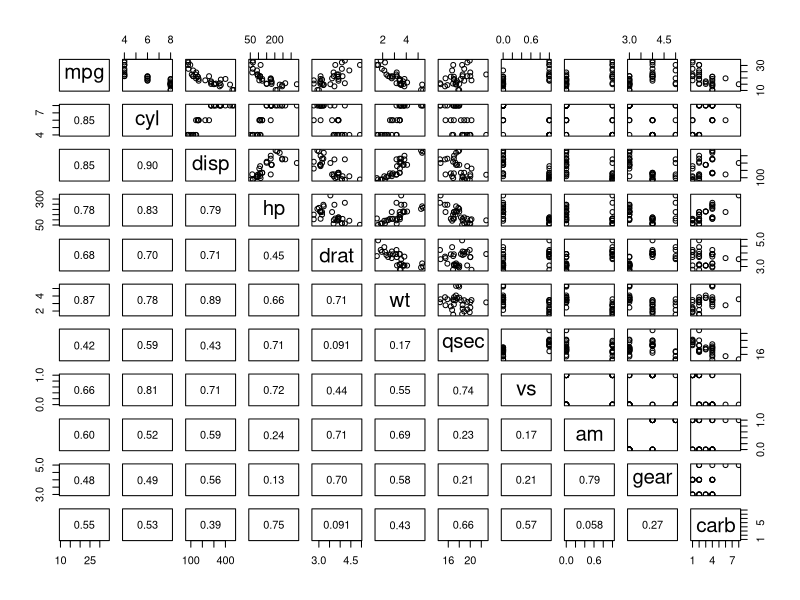
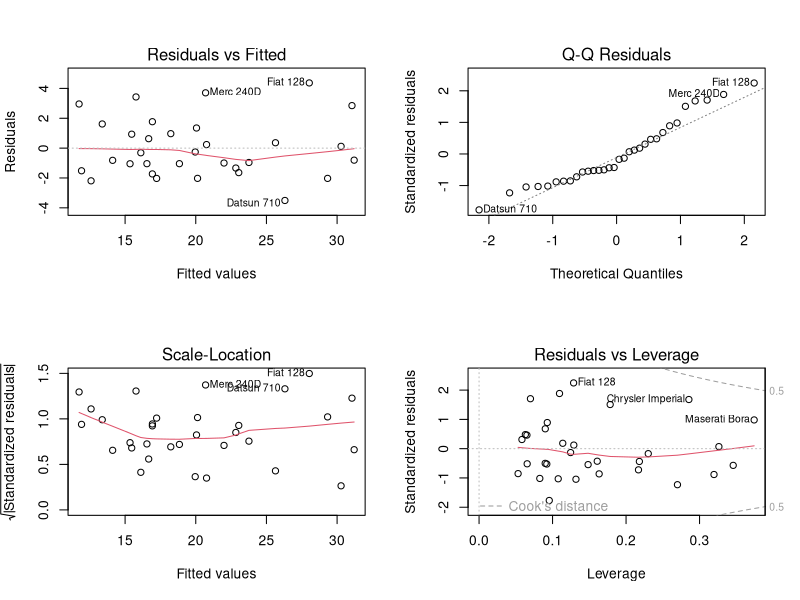

Here is the R script that generated these plots, in order:
## ---- chunk 1
library(knitr)

knitr::opts_chunk$set(echo=FALSE, warning=FALSE, error=FALSE, message = FALSE)

data(mtcars)

library(ggplot2)

fitall <- lm(mpg ~ ., data = mtcars)
fitamwtqsec <- lm(mpg ~ am + wt + qsec, data = mtcars)
fitmultamwtqsec <- lm(mpg ~ am * wt + qsec, data = mtcars)

## ---- chunk 2
steppedfit <- step(fitall)
## ---- chunk 3
summary(fitall)$coefficients[,4]
## ---- chunk 4
summary(fitamwtqsec)$coefficients
## ---- chunk 5
summary(fitmultamwtqsec)$coefficients
## ---- chunk 6
c("Without Interaction" = summary(fitamwtqsec)$adj.r.squared, 
  "With am:wt Interaction" = summary(fitmultamwtqsec)$adj.r.squared) 
## ---- chunk 7
confint(fitmultamwtqsec, "am", level=0.95)
## ---- chunk 8
confint(fitmultamwtqsec, "am:wt", level=0.95)
## ---- chunk 9

panel.cor <- function(x, y, digits = 2, prefix = "", cex.cor, ...)
{
     usr <- par("usr"); on.exit(par(usr))
     par(usr = c(0, 1, 0, 1))
     r <- abs(cor(x, y))
     txt <- format(c(r, 0.123456789), digits = digits)[1]
     txt <- paste0(prefix, txt)
     text(0.5, 0.5, txt)
}

pairs(mtcars, lower.panel = panel.cor)

## ---- chunk 10
summary(steppedfit)$coefficients
## ---- chunk 11
par(mfrow = c(2,2))
plot(fitmultamwtqsec)
